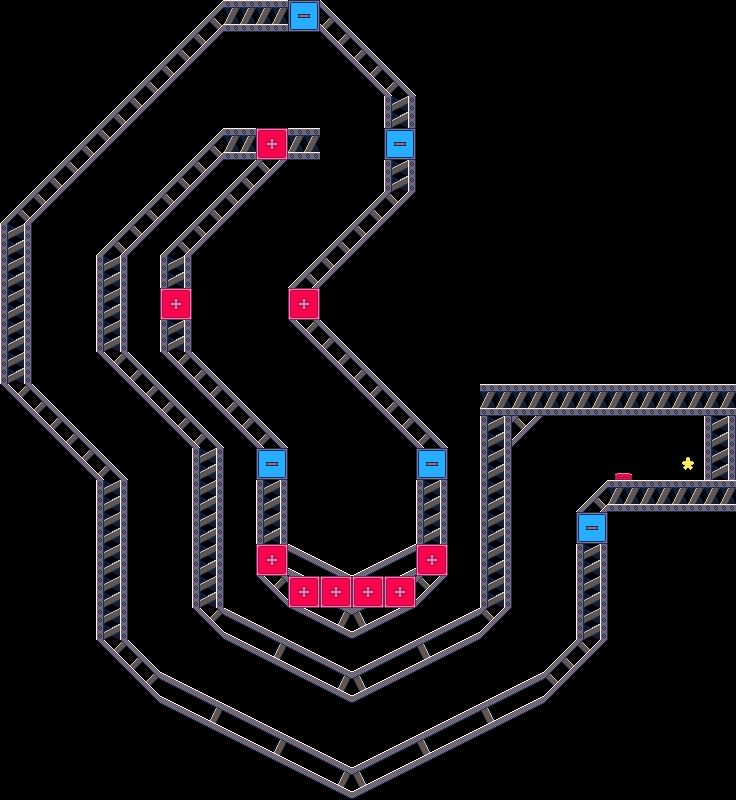

Below is a game level as drawn by its tile map, then a one-line description and the .tmx file that defines it, in full:
An orthogonal 23x25 tile map with 32x32 px tiles, 1 tile layer (tiles) and 1 object (spawn).

<map version="1.10" tiledversion="1.11.2" orientation="orthogonal" renderorder="right-down" width="23" height="25" tilewidth="32" tileheight="32" infinite="0" nextlayerid="3" nextobjectid="2">
 <editorsettings>
  <export target="../../../assets/levels/030.json" format="json" />
 </editorsettings>
 <tileset firstgid="1" source="../Metal.tsx" />
 <layer id="1" name="tiles" width="23" height="25">
  <data encoding="csv">
13,13,13,13,13,13,15,26,26,31,16,0,0,0,0,0,0,0,0,0,0,0,0,
0,0,0,0,0,15,22,13,0,0,21,16,0,0,0,0,0,0,0,0,0,0,0,
0,0,0,0,15,22,13,13,0,0,0,21,16,0,0,0,0,0,0,0,0,0,0,
13,13,13,15,22,13,13,13,13,0,0,0,33,0,0,0,0,0,0,0,0,0,0,
13,13,15,22,13,13,15,26,19,26,0,0,31,0,0,0,0,0,0,0,0,0,0,
0,15,22,0,0,15,22,15,22,0,0,0,33,0,0,0,0,0,0,0,0,0,0,
15,22,0,0,15,22,15,22,0,0,0,15,22,0,0,0,0,0,0,0,0,0,0,
33,0,13,15,22,15,22,0,0,0,15,22,0,0,0,0,0,0,0,0,0,0,0,
33,13,13,33,0,33,13,13,0,15,22,13,0,0,0,0,0,0,0,0,0,0,0,
33,13,0,33,0,19,13,13,13,19,13,13,13,0,0,0,0,0,0,0,0,0,0,
33,13,0,33,0,33,13,13,0,21,16,13,13,0,0,0,0,0,0,0,0,0,0,
33,13,0,21,16,21,16,13,13,0,21,16,13,13,0,0,0,0,0,0,0,0,0,
21,16,0,0,21,16,21,16,13,0,0,21,16,13,0,26,26,26,26,26,26,26,26,
0,21,16,0,0,21,16,21,16,0,0,0,21,16,0,33,22,0,0,0,0,0,33,
0,0,21,16,0,0,33,0,31,0,0,0,0,31,0,33,0,0,13,36,0,14,33,
0,0,0,33,0,0,33,0,33,0,0,0,0,33,0,33,0,0,15,26,26,26,26,
0,0,0,33,0,0,33,0,33,0,0,0,0,33,0,33,0,0,31,0,0,0,0,
0,0,0,33,0,0,33,0,19,3,4,1,2,19,0,33,0,0,33,0,0,0,0,
0,0,0,33,0,0,33,0,21,19,19,19,19,22,0,33,0,0,33,0,0,0,0,
0,0,0,33,0,0,21,3,4,7,8,9,10,1,2,22,0,0,33,0,0,0,0,
0,0,0,21,16,0,0,7,8,3,4,1,2,9,10,0,0,15,22,0,0,0,0,
0,0,0,0,21,3,4,0,0,7,8,9,10,0,0,1,2,22,13,0,0,0,0,
0,0,0,0,0,7,8,3,4,0,0,0,0,1,2,9,10,0,0,0,0,0,0,
0,0,0,0,0,0,0,7,8,3,4,1,2,9,10,0,0,0,0,0,0,0,0,
0,0,0,0,0,0,0,0,0,7,8,9,10,0,0,0,0,0,0,0,0,0,0
</data>
 </layer>
 <objectgroup id="2" name="spawn">
  <object id="1" name="spawn" x="352" y="543.333">
   <point />
  </object>
 </objectgroup>
</map>
